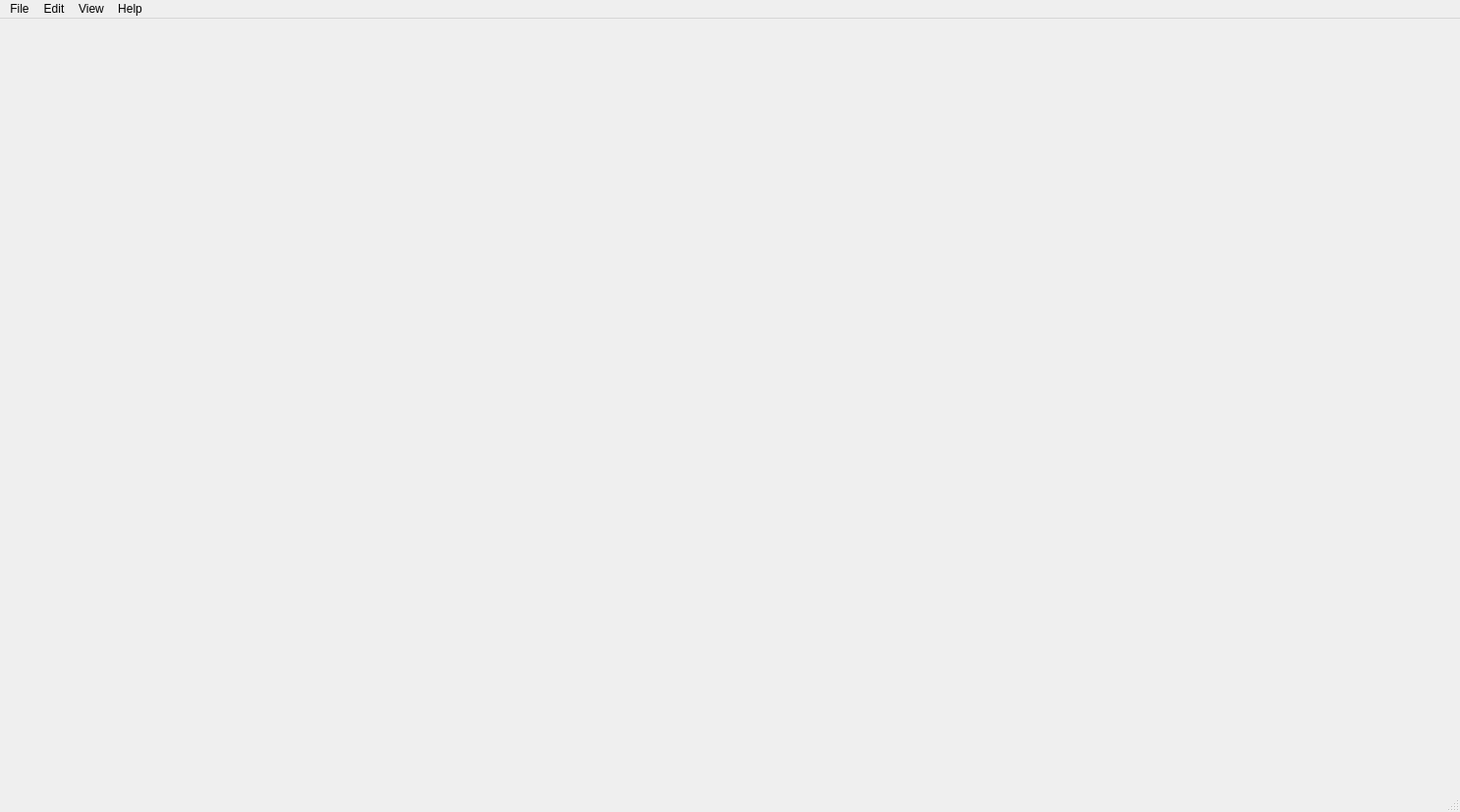
<?xml version="1.0" encoding="UTF-8"?>
<ui version="4.0">
 <class>MainWindow</class>
 <widget class="QMainWindow" name="MainWindow">
  <property name="geometry">
   <rect>
    <x>0</x>
    <y>0</y>
    <width>1487</width>
    <height>827</height>
   </rect>
  </property>
  <property name="sizePolicy">
   <sizepolicy hsizetype="Preferred" vsizetype="Preferred">
    <horstretch>0</horstretch>
    <verstretch>0</verstretch>
   </sizepolicy>
  </property>
  <property name="windowTitle">
   <string>MainWindow</string>
  </property>
  <widget class="QWidget" name="centralwidget">
   <widget class="QWidget" name="horizontalLayoutWidget">
    <property name="geometry">
     <rect>
      <x>0</x>
      <y>0</y>
      <width>1281</width>
      <height>681</height>
     </rect>
    </property>
    <layout class="QHBoxLayout" name="mainLayout">
     <property name="sizeConstraint">
      <enum>QLayout::SetMaximumSize</enum>
     </property>
     <item>
      <widget class="QWidget" name="mainWidget" native="true">
       <property name="sizePolicy">
        <sizepolicy hsizetype="Preferred" vsizetype="Preferred">
         <horstretch>0</horstretch>
         <verstretch>0</verstretch>
        </sizepolicy>
       </property>
      </widget>
     </item>
    </layout>
   </widget>
  </widget>
  <widget class="QMenuBar" name="menubar">
   <property name="geometry">
    <rect>
     <x>0</x>
     <y>0</y>
     <width>1487</width>
     <height>22</height>
    </rect>
   </property>
   <widget class="QMenu" name="menuFile">
    <property name="title">
     <string>File</string>
    </property>
    <addaction name="actionEdit"/>
   </widget>
   <widget class="QMenu" name="menuEdit">
    <property name="title">
     <string>Edit</string>
    </property>
   </widget>
   <widget class="QMenu" name="menuView">
    <property name="title">
     <string>View</string>
    </property>
   </widget>
   <widget class="QMenu" name="menuHelp">
    <property name="title">
     <string>Help</string>
    </property>
   </widget>
   <addaction name="menuFile"/>
   <addaction name="menuEdit"/>
   <addaction name="menuView"/>
   <addaction name="menuHelp"/>
  </widget>
  <widget class="QStatusBar" name="statusbar"/>
  <action name="actionEdit">
   <property name="text">
    <string>Edit</string>
   </property>
  </action>
 </widget>
 <resources/>
 <connections/>
</ui>
